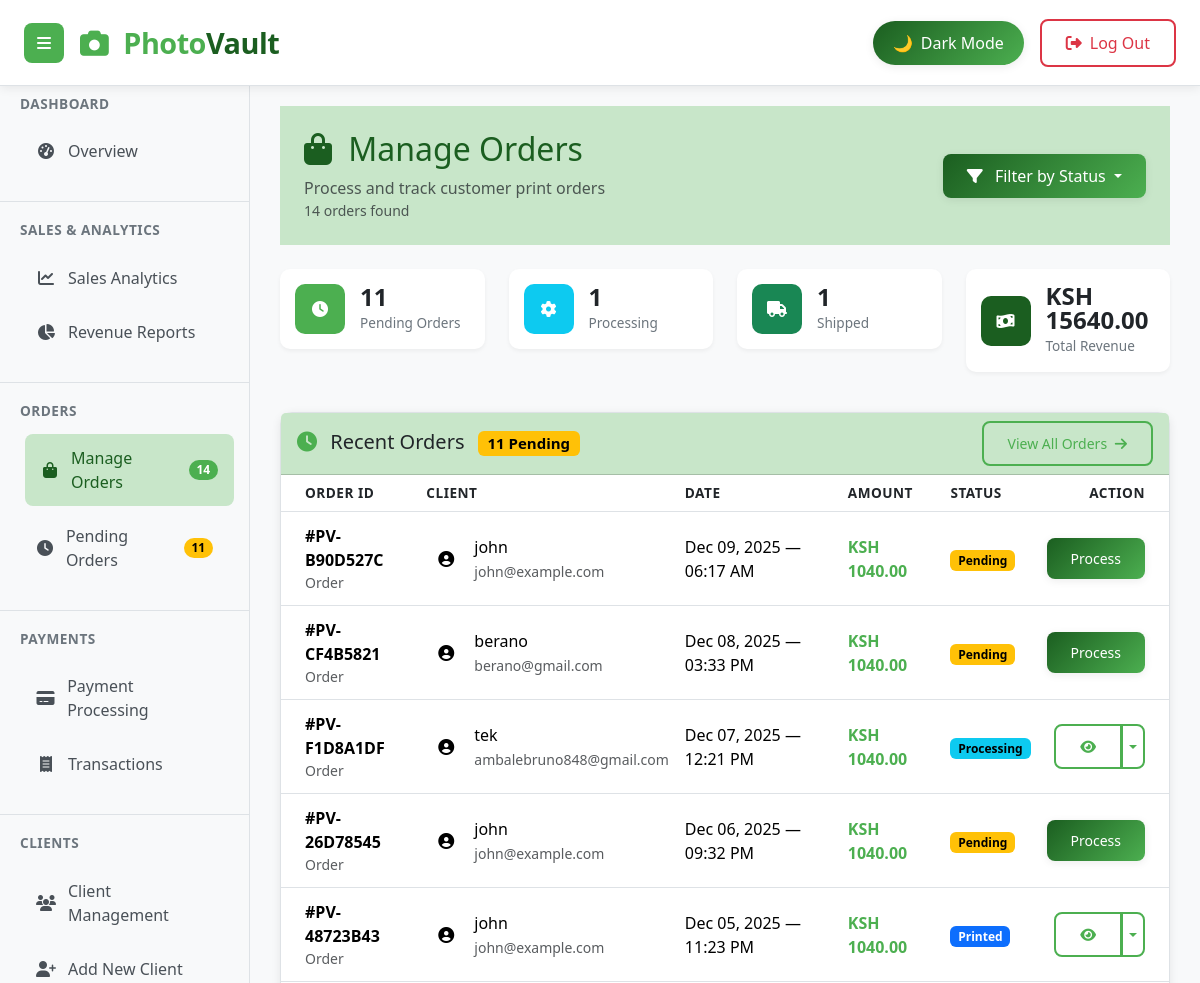
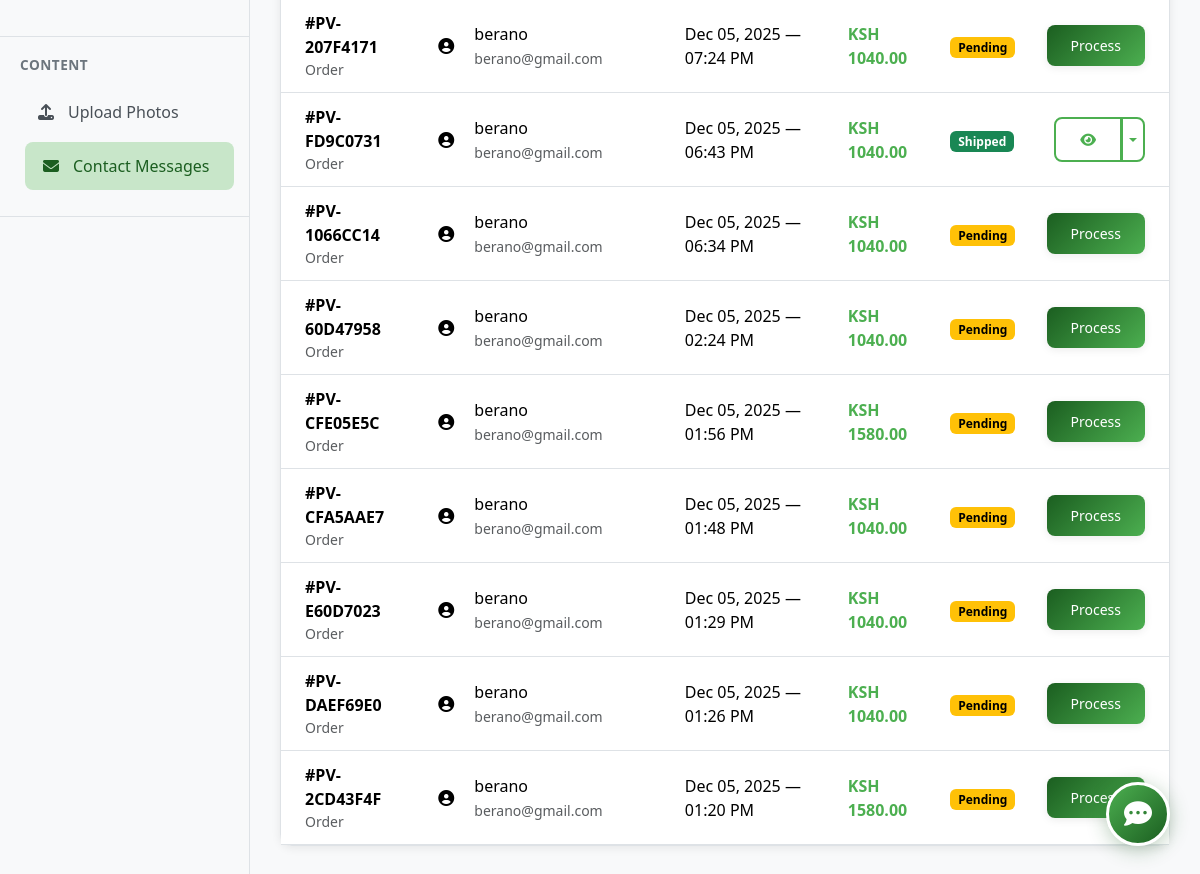
/orders/ (signed in), run on the app's committed database (2 pictures, top to bottom).
### Photoapp/models.py (models this page shows, shortened)
class PrintOrder(models.Model):
    SIZE_CHOICES = [
        ('4x6', '4x6 inches'),
        ('5x7', '5x7 inches'),
        ('8x10', '8x10 inches'),
        ('11x14', '11x14 inches'),
        ('16x20', '16x20 inches'),
        ('20x30', '20x30 inches'),
    ]
    PAPER_CHOICES = [
        ('matte', 'Matte'),
        ('glossy', 'Glossy'),
        ('lustre', 'Lustre'),
        ('metallic', 'Metallic'),
    ]
    STATUS_CHOICES = [
        ('pending', 'Pending'),
        ('processing', 'Processing'),
        ('printed', 'Printed'),
        ('shipped', 'Shipped'),
        ('delivered', 'Delivered'),
        ('cancelled', 'Cancelled'),
    ]
    SHIPPING_CHOICES = [
        ('standard', 'Standard (5-7 days)'),
        ('express', 'Express (2-3 days)'),
        ('overnight', 'Overnight (1 day)'),
    ]
    order_number = models.CharField(max_length=20, unique=True, default=generate_order_number)
    user = models.ForeignKey(User, on_delete=models.CASCADE, related_name='print_orders')
    print_size = models.CharField(max_length=20, choices=SIZE_CHOICES, default='8x10')
    paper_type = models.CharField(max_length=20, choices=PAPER_CHOICES, default='matte')
    quantity = models.PositiveIntegerField(default=1)
    framing = models.BooleanField(default=False)
    frame_color = models.CharField(max_length=50, blank=True, null=True)
    shipping_method = models.CharField(max_length=20, choices=SHIPPING_CHOICES, default='standard')
    shipping_address = models.TextField()
    shipping_city = models.CharField(max_length=100)
    shipping_state = models.CharField(max_length=100)
    shipping_zip = models.CharField(max_length=20)
    shipping_country = models.CharField(max_length=100, default='Kenya')
    contact_email = models.EmailField()
    contact_phone = models.CharField(max_length=20)
    status = models.CharField(max_length=20, choices=STATUS_CHOICES, default='pending')
    status_updated = models.DateTimeField(auto_now=True)
    tracking_number = models.CharField(max_length=100, blank=True, null=True)
    estimated_delivery = models.DateField(blank=True, null=True)
    subtotal = models.DecimalField(max_digits=10, decimal_places=2)
    shipping_cost = models.DecimalField(max_digits=10, decimal_places=2)
    tax = models.DecimalField(max_digits=10, decimal_places=2)
    total_amount = models.DecimalField(max_digits=10, decimal_places=2)
    created_at = models.DateTimeField(auto_now_add=True)
    updated_at = models.DateTimeField(auto_now=True)
    class Meta:
        ordering = ['-created_at']

### Photoapp/views.py (the view)
# urls.py: path('orders/', views.admin_orders, name='admin_orders'),
@login_required
def admin_orders(request):
    status_filter = request.GET.get('status', '')
    base_query = PrintOrder.objects.all().order_by('-created_at')
    if status_filter:
        orders = base_query.filter(status=status_filter)
    else:
        orders = base_query
    pending_count = base_query.filter(status='pending').count()
    processing_count = base_query.filter(status='processing').count()
    shipped_count = base_query.filter(status='shipped').count()
    total_revenue = base_query.exclude(status='cancelled').aggregate(
        total=models.Sum('total_amount')
    )['total'] or Decimal('0.00')
    context = {
        "orders": orders,
        "pending_count": pending_count,
        "processing_count": processing_count,
        "shipped_count": shipped_count,
        "total_orders_count": base_query.count(),
        "total_revenue": float(total_revenue),
        "status_filter": status_filter,
    }
    return render(request, "admin_orders.html", context)

### Photoapp/templates/admin_orders.html (shortened to what this page needs)
{% extends "base.html" %}
{% block auth_buttons %}
    <button class="btn-logout" onclick="logout()">
        <i class="fas fa-sign-out-alt"></i>
        <span class="d-none d-md-inline">Log Out</span>
    </button>
{% endblock %}
{% block sidebar %}
    <nav class="sidebar">
        <div class="sidebar-section">
            <h6 class="sidebar-section-title">Dashboard</h6>
            <a href="{% url 'admin' %}" class="sidebar-link">
                <i class="fas fa-tachometer-alt"></i>
                <span>Overview</span>
            </a>
        </div>
        <div class="sidebar-section">
            <h6 class="sidebar-section-title">Sales & Analytics</h6>
            <a href="#" class="sidebar-link">
                <i class="fas fa-chart-line"></i>
                <span>Sales Analytics</span>
            </a>
            <a href="#" class="sidebar-link">
                <i class="fas fa-chart-pie"></i>
                <span>Revenue Reports</span>
            </a>
        </div>
        <div class="sidebar-section">
            <h6 class="sidebar-section-title">Orders</h6>
            <a href="{% url 'admin_orders' %}" class="sidebar-link active">
                <i class="fas fa-shopping-bag"></i>
                <span>Manage Orders</span>
                <span class="badge bg-pv-light rounded-pill ms-auto">{{ total_orders_count|default:"0" }}</span>
            </a>
            <a href="#" class="sidebar-link">
                <i class="fas fa-clock"></i>
                <span>Pending Orders</span>
                <span class="badge bg-warning rounded-pill ms-auto">{{ pending_count|default:"0" }}</span>
            </a>
        </div>
        <div class="sidebar-section">
            <h6 class="sidebar-section-title">Payments</h6>
            <a href="#" class="sidebar-link">
                <i class="fas fa-credit-card"></i>
                <span>Payment Processing</span>
            </a>
            <a href="#" class="sidebar-link">
                <i class="fas fa-receipt"></i>
                <span>Transactions</span>
            </a>
        </div>
        <div class="sidebar-section">
            <h6 class="sidebar-section-title">Clients</h6>
            <a href="{% url 'clientManage' %}" class="sidebar-link">
                <i class="fas fa-users"></i>
                <span>Client Management</span>
            </a>
            <a href="#" class="sidebar-link" onclick="openUploadModal()">
                <i class="fas fa-user-plus"></i>
                <span>Add New Client</span>
            </a>
        </div>
        <div class="sidebar-section">
            <h6 class="sidebar-section-title">Content</h6>
            <a href="{% url 'upload_photos' %}" class="sidebar-link">
                <i class="fas fa-upload"></i>
                <span>Upload Photos</span>
            </a>
            <a href="{% url 'admin_contact_messages' %}" class="sidebar-link active">
                <i class="fas fa-envelope"></i>
                <span>Contact Messages</span>
            </a>
        </div>
    </nav>
{% endblock %}
{% block content %}
<div class="container-fluid p-0">
    <div class="dashboard-header bg-pv-very-light py-4 px-4 mb-4">
        <div class="d-flex justify-content-between align-items-center flex-wrap">
            <div>
                <h1 class="h2 mb-0 text-pv-deep">
                    <i class="fas fa-shopping-bag me-2"></i>
                    Manage Orders
                </h1>
                <p class="text-muted mb-0 mt-2">Process and track customer print orders</p>
                <p class="text-muted small mb-0">{{ orders.count }} orders found</p>
            </div>
            <div class="d-flex align-items-center gap-3 mt-2 mt-md-0">
                <div class="dropdown">
                    <button class="btn btn-pv-primary dropdown-toggle" type="button" data-bs-toggle="dropdown">
                        <i class="fas fa-filter me-2"></i>
                        {% if status_filter %}
                            {{ status_filter|title }} Orders
                        {% else %}
                            Filter by Status
                        {% endif %}
                    </button>
                </div>
            </div>
        </div>
    </div>
    <div class="row mb-4">
        <div class="col-md-3 col-6 mb-3">
            <div class="stat-card">
                <div class="stat-icon bg-pv-light">
                    <i class="fas fa-clock text-white"></i>
                </div>
                <div class="stat-content">
                    <div class="stat-number">{{ pending_count|default:"0" }}</div>
                    <div class="stat-label">Pending Orders</div>
                </div>
            </div>
        </div>
        <div class="col-md-3 col-6 mb-3">
            <div class="stat-card">
                <div class="stat-icon bg-info">
                    <i class="fas fa-cog text-white"></i>
                </div>
                <div class="stat-content">
                    <div class="stat-number">{{ processing_count|default:"0" }}</div>
                    <div class="stat-label">Processing</div>
                </div>
            </div>
        </div>
        <div class="col-md-3 col-6 mb-3">
            <div class="stat-card">
                <div class="stat-icon bg-success">
                    <i class="fas fa-truck text-white"></i>
                </div>
                <div class="stat-content">
                    <div class="stat-number">{{ shipped_count|default:"0" }}</div>
                    <div class="stat-label">Shipped</div>
                </div>
            </div>
        </div>
        <div class="col-md-3 col-6 mb-3">
            <div class="stat-card">
                <div class="stat-icon bg-pv-deep">
                    <i class="fas fa-money-bill-wave text-white"></i>
                </div>
                <div class="stat-content">
                    <div class="stat-number">KSH {{ total_revenue|floatformat:2|default:"0.00" }}</div>
                    <div class="stat-label">Total Revenue</div>
                </div>
            </div>
        </div>
    </div>
    <div class="card h-100">
        <div class="card-header bg-pv-very-light d-flex justify-content-between align-items-center">
            <h5 class="mb-0">
                <i class="fas fa-clock me-2 text-pv-light"></i>
                Recent Orders
                <span class="badge bg-warning ms-2">{{ pending_count }} Pending</span>
            </h5>
            <a href="{% url 'admin_orders' %}" class="btn btn-pv-outline btn-sm">
                View All Orders
                <i class="fas fa-arrow-right ms-1"></i>
            </a>
        </div>
        <div class="card-body p-0">
            <div class="table-responsive">
                <table class="table table-hover mb-0">
                    <thead>
                        <tr class="bg-pv-very-light">
                            <th class="ps-4">Order ID</th>
                            <th>Client</th>
                            <th>Date</th>
                            <th>Amount</th>
                            <th>Status</th>
                            <th class="pe-4 text-end">Action</th>
                        </tr>
                    </thead>
                    <tbody>
                        {% for order in orders %}
                        <tr>
                            <td class="ps-4">
                                <strong>#{{ order.order_number }}</strong>
                                <div class="text-muted small">Order</div>
                            </td>
                            <td>
                                <div class="d-flex align-items-center">
                                    <div class="client-avatar me-2">
                                        <i class="fas fa-user-circle"></i>
                                    </div>
                                    <div>
                                        <div class="fw-medium">{{ order.user.username }}</div>
                                        <small class="text-muted">{{ order.user.email }}</small>
                                    </div>
                                </div>
                            </td>
                            <td>{{ order.created_at|date:"M d, Y — h:i A" }}</td>
                            <td>
                                <span class="fw-bold text-pv-light">KSH {{ order.total_amount|floatformat:2 }}</span>
                            </td>
                            <td>
                                {% if order.status == 'pending' %}
                                    <span class="badge bg-warning text-dark" id="status-badge-{{ order.id }}">Pending</span>
                                {% elif order.status == 'processing' %}
                                    <span class="badge bg-info" id="status-badge-{{ order.id }}">Processing</span>
                                {% elif order.status == 'printed' %}
                                    <span class="badge bg-primary" id="status-badge-{{ order.id }}">Printed</span>
                                {% elif order.status == 'shipped' %}
                                    <span class="badge bg-success" id="status-badge-{{ order.id }}">Shipped</span>
                                {% elif order.status == 'delivered' %}
                                    <span class="badge bg-success" id="status-badge-{{ order.id }}">Delivered</span>
                                {% elif order.status == 'cancelled' %}
                                    <span class="badge bg-danger" id="status-badge-{{ order.id }}">Cancelled</span>
                                {% else %}
                                    <span class="badge bg-secondary" id="status-badge-{{ order.id }}">{{ order.get_status_display }}</span>
                                {% endif %}
                            </td>
                            <td class="pe-4 text-end">
                                {% if order.status == 'pending' %}
                                    <button class="btn btn-sm btn-pv-primary" onclick="openUpdateModal('{{ order.id }}')">
                                        Process
                                    </button>
                                {% else %}
                                    <div class="btn-group">
                                        <button class="btn btn-sm btn-pv-outline" onclick="trackOrder('{{ order.id }}')">
                                            <i class="fas fa-eye"></i>
                                        </button>
                                        <button class="btn btn-sm btn-pv-outline dropdown-toggle dropdown-toggle-split"
                                                type="button"
                                                data-bs-toggle="dropdown"
                                                aria-expanded="false">
                                        </button>
                                    </div>
                                {% endif %}
                            </td>
                        </tr>
                        {% endfor %}
                    </tbody>
                </table>
            </div>
        </div>
    </div>
</div>
{% endblock %}

### data on the page
PrintOrder: order_number "PV-B90D527C", user.username "john", user.email "john@example.com", created_at "Dec 09, 2025 — 06:17 AM", total_amount "1040.00"
PrintOrder: order_number "PV-CF4B5821", user.username "berano", user.email "berano@gmail.com", created_at "Dec 08, 2025 — 03:33 PM", total_amount "1040.00"
PrintOrder: order_number "PV-F1D8A1DF", user.username "tek", user.email "ambalebruno848@gmail.com", created_at "Dec 07, 2025 — 12:21 PM", total_amount "1040.00"
PrintOrder: order_number "PV-26D78545", user.username "john", user.email "john@example.com", created_at "Dec 06, 2025 — 09:32 PM", total_amount "1040.00"
PrintOrder: order_number "PV-48723B43", user.username "john", user.email "john@example.com", created_at "Dec 05, 2025 — 11:23 PM", total_amount "1040.00"
PrintOrder: order_number "PV-207F4171", user.username "berano", user.email "berano@gmail.com", created_at "Dec 05, 2025 — 07:24 PM", total_amount "1040.00"
PrintOrder: order_number "PV-FD9C0731", user.username "berano", user.email "berano@gmail.com", created_at "Dec 05, 2025 — 06:43 PM", total_amount "1040.00"
PrintOrder: order_number "PV-1066CC14", user.username "berano", user.email "berano@gmail.com", created_at "Dec 05, 2025 — 06:34 PM", total_amount "1040.00"
PrintOrder: order_number "PV-60D47958", user.username "berano", user.email "berano@gmail.com", created_at "Dec 05, 2025 — 02:24 PM", total_amount "1040.00"
PrintOrder: order_number "PV-CFE05E5C", user.username "berano", user.email "berano@gmail.com", created_at "Dec 05, 2025 — 01:56 PM", total_amount "1580.00"
PrintOrder: order_number "PV-CFA5AAE7", user.username "berano", user.email "berano@gmail.com", created_at "Dec 05, 2025 — 01:48 PM", total_amount "1040.00"
PrintOrder: order_number "PV-E60D7023", user.username "berano", user.email "berano@gmail.com", created_at "Dec 05, 2025 — 01:29 PM", total_amount "1040.00"
PrintOrder: order_number "PV-DAEF69E0", user.username "berano", user.email "berano@gmail.com", created_at "Dec 05, 2025 — 01:26 PM", total_amount "1040.00"
PrintOrder: order_number "PV-2CD43F4F", user.username "berano", user.email "berano@gmail.com", created_at "Dec 05, 2025 — 01:20 PM", total_amount "1580.00"

### other printed values
{{ total_orders_count|default:"0" }} "14"
{{ pending_count|default:"0" }} "11"
{{ orders.count }} "14"
{{ processing_count|default:"0" }} "1"
{{ shipped_count|default:"0" }} "1"
{{ total_revenue|floatformat:2|default:"0.00" }} "15640.00"
{{ pending_count }} "11"
